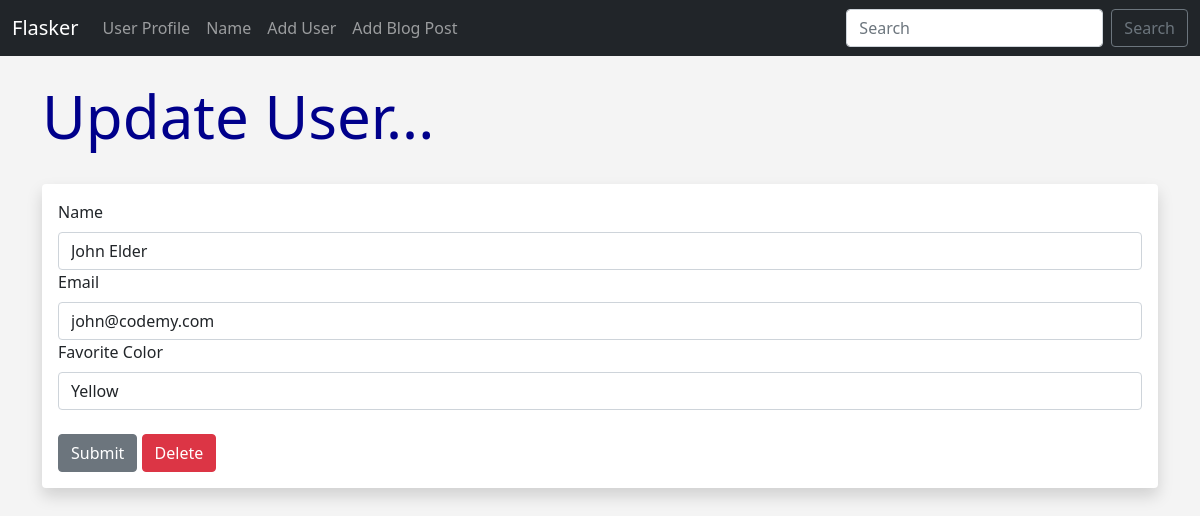
Page /update/4 on the committed database.
### app.py (models this page shows, shortened)
class Users(db.Model):
    id = db.Column(db.Integer, primary_key=True)
    name = db.Column(db.String(100), nullable=False)
    email = db.Column(db.String(120), nullable=False, unique=True)
    favorite_color = db.Column(db.String(120))
    date_added = db.Column(db.DateTime, default=datetime.utcnow)
    password_hash = db.Column(db.String(128))
    @property
    def password(self):
        raise AttributeError('Password is not a readable attribute!')

### app.py (the view)
@app.route('/update/<int:id>', methods=['GET', 'POST'])
def update(id):
    form = UserForm()
    name_to_update = Users.query.get_or_404(id)
    if request.method == "POST":
        name_to_update.name = request.form['name']
        name_to_update.email = request.form['email']
        name_to_update.favorite_color = request.form['favorite_color']
        try:
            db.session.commit()
            flash("User Updated Successfully!")
            return render_template("update.html", form=form, name_to_update=name_to_update)
        except:
            flash("Error! Looks like there was a problem...try again!")
            return render_template("update.html", form=form, name_to_update=name_to_update)
    else:
        return render_template("update.html", form=form, name_to_update=name_to_update, id=id)

### app.py
class UserForm(FlaskForm):
    name = StringField("Name", validators=[DataRequired()])
    email = StringField("Email", validators=[DataRequired()])
    favorite_color = StringField("Favorite Color")
    password_hash = PasswordField('Password', validators=[DataRequired(), EqualTo('password_hash2', message='Passwords Must Match!')])
    password_hash2 = PasswordField('Confirm Password', validators=[DataRequired()])
    submit = SubmitField("Submit")

### templates/update.html (shortened to what this page needs)
{% extends 'base.html' %}
{% block content %}
    {% if name %}
        <h1>Update User!</h1>
        <br>
        <table class="table table-striped table-hover table-bordered">
            {% for our_user in our_users %}
            <tr>
                <td>{{ our_user.id}}. {{ our_user.name }} - {{ our_user.email }} - {{ our_user.favorite_color }}</td>
            </tr>
            {% endfor %}
        </table>
        {% else %}
        <h1>Update User...</h1>
        <br>
        <div class="shadow p-3 mb-5 bg-body rounded">
        <form action="/update/{{ name_to_update.id }}" method="POST">
            {{ form.name.label(class="form-label") }}
            {{ form.name(class="form-control", value=name_to_update.name) }}
            {{ form.email.label(class="form-label") }}
            {{ form.email(class="form-control", value=name_to_update.email) }}
            {{ form.favorite_color.label(class="form-label") }}
            {{ form.favorite_color(class="form-control", value=name_to_update.favorite_color) }}
            <br>
            {{ form.submit(class="btn btn-secondary") }}
            <a href="{{url_for('delete', id=id)}}" class="btn btn-danger">Delete</a>
        </form>
        </div>
        <br><br><br>
    {% endif%}
{% endblock %}

### static/css/style.css (style rules this page uses)
h1 { color: darkblue; font-size: 60px; }
body { background: #f4f4f4; }

### rows in the picture
Users: name "John Elder", email "john@codemy.com", favorite_color "Yellow"
